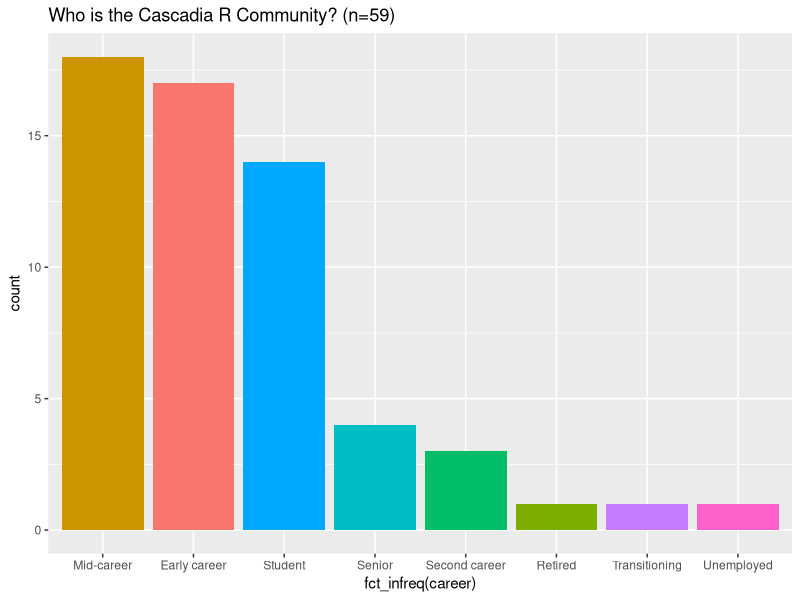
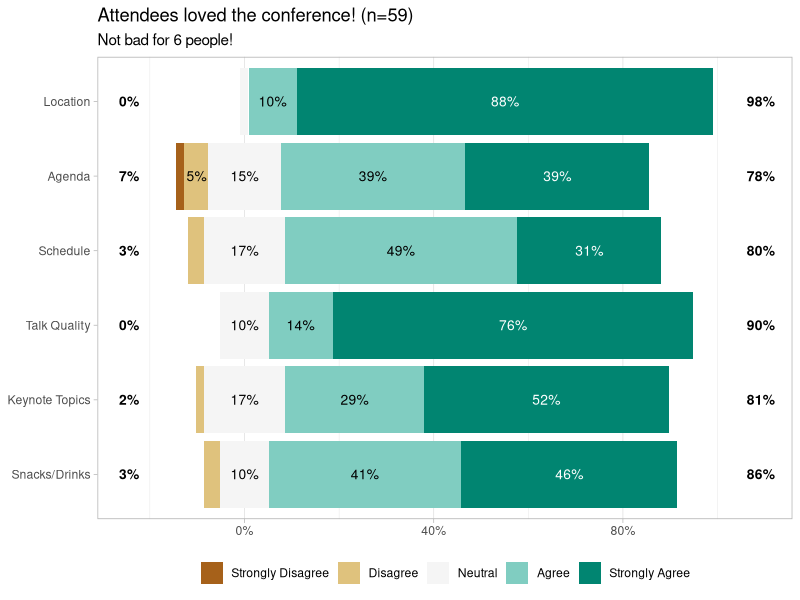
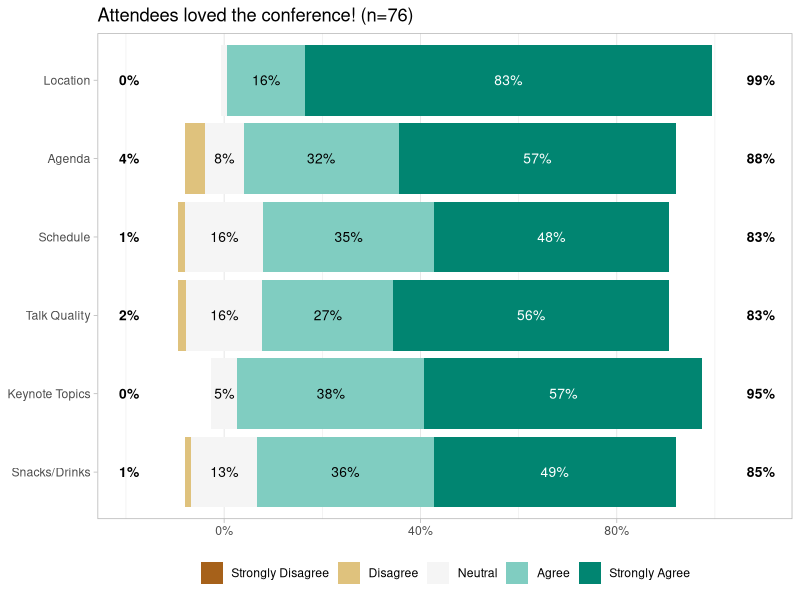
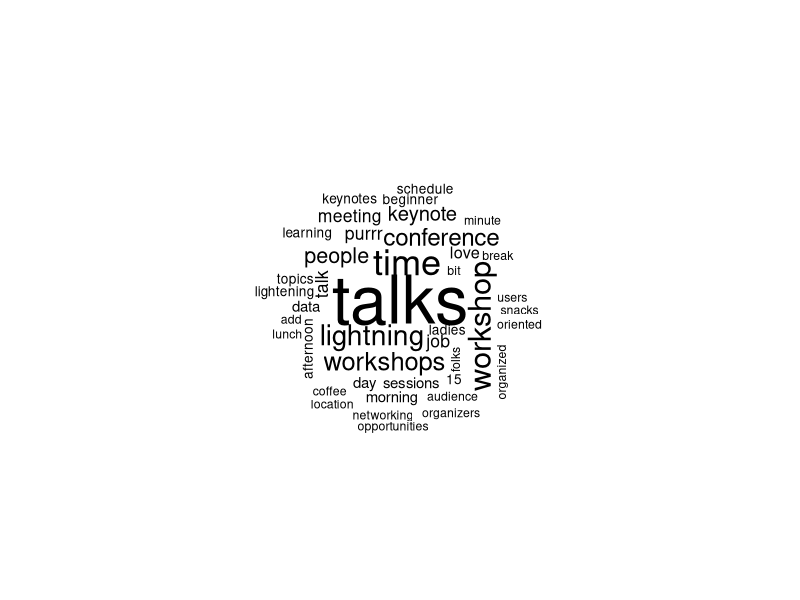
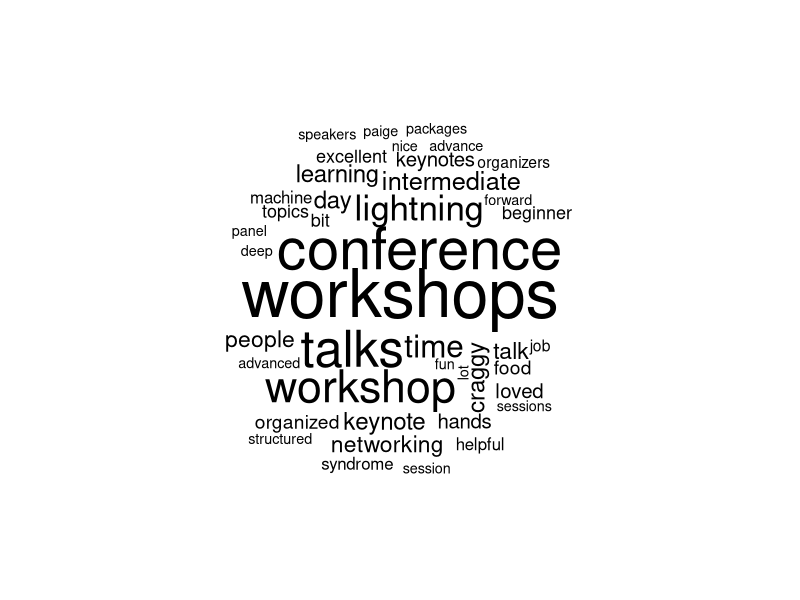

Recreate these plots in R, in order.
## ---- chunk 1
library(tidyverse)
library(ggstats)
library(tidytext)
library(wordcloud)
responses <- read_csv("data/Cascadia R Conference Evaluation (Responses) 2017 - Form Responses 1.csv", na = "N/A")
responses2 <- read_csv("data/Cascadia R Conference Evaluation(Responses) - 2018 - Form Responses 1.csv", na="N/A")
## ---- chunk 2
responses |>
  dplyr::rename(career = `Where are you in your career?`) |>
  ggplot() + aes(x=fct_infreq(career), fill=career) + geom_bar() +
  theme(legend.position="none") + labs(title="Who is the Cascadia R Community? (n=59)", xlab="Career", ylab="number of people")

## ---- chunk 3
#! warning: false

levs=c(`1`="Strongly Disagree", `2`="Disagree", `3`="Neutral", `4`="Agree", `5`="Strongly Agree")

responses_likert <- responses |>
  select(contains("Main")) |>
  mutate(across(everything(), as.factor)) |>
  mutate(id=row_number()) |>
  tidyr::pivot_longer(cols=-id, names_to = "category", values_to = "likert") |>
  mutate(likert=fct_recode(likert, "Strongly Disagree"="1", "Disagree"="2", "Neutral"="3", "Agree"="4", "Strongly Agree"="5")) |>
  mutate(likert=ordered(likert)) |>
  mutate(likert = fct_rev(likert)) |>
  pivot_wider(id_cols = id, names_from=category, values_from = likert) |>
  select(-id) |>
  mutate(across(everything(), ~ factor(.x, levels = levs)))
  
colnames(responses_likert) <- c("Registration", "Location", "Wi-Fi","Agenda","Schedule", "Snacks/Drinks", "Talk Quality", "Keynote Topics")  


responses_likert <- responses_likert |> select(any_of(c( "Location", "Agenda","Schedule", "Talk Quality", "Keynote Topics", "Snacks/Drinks")))

#responses_likert <- janitor::clean_names(responses_likert)
responses_likert <- responses_likert <- as.data.frame(responses_likert)

ggstats::gglikert(responses_likert) + labs(title="Attendees loved the conference! (n=59)", subtitle = "Not bad for 6 people!")

#all_likert <- likert::likert(responses_likert)

#plot(all_likert, main="Responses were very positive!")

## ---- chunk 4
#! warning: false

levs=c(`1`="Strongly Disagree", `2`="Disagree", `3`="Neutral", `4`="Agree", `5`="Strongly Agree")

responses_likert <- responses2 |>
  select(contains("Main")) |>
  mutate(across(everything(), as.factor)) |>
  mutate(id=row_number()) |>
  tidyr::pivot_longer(cols=-id, names_to = "category", values_to = "likert") |>
  mutate(likert=fct_recode(likert, "Strongly Disagree"="1", "Disagree"="2", "Neutral"="3", "Agree"="4", "Strongly Agree"="5")) |>
  mutate(likert=ordered(likert)) |>
  mutate(likert = fct_rev(likert)) |>
  pivot_wider(id_cols = id, names_from=category, values_from = likert) |>
  select(-id) |>
  mutate(across(everything(), ~ factor(.x, levels = levs)))
  
colnames(responses_likert) <- c("Registration", "Location", "Wi-Fi","Agenda","Schedule", "Snacks/Drinks", "Talk Quality", "Keynote Topics")  


responses_likert <- responses_likert |> select(any_of(c( "Location", "Agenda","Schedule", "Talk Quality", "Keynote Topics", "Snacks/Drinks")))

#responses_likert <- janitor::clean_names(responses_likert)
responses_likert <- responses_likert <- as.data.frame(responses_likert)

ggstats::gglikert(responses_likert) + labs(title="Attendees loved the conference! (n=76)")

#all_likert <- likert::likert(responses_likert)

#plot(all_likert, main="Responses were very positive!")

## ---- chunk 5
text_frame <- responses |> select(contains("what") | contains("additional")) |>
  rename(favorite=`What were your favorite parts of the conference?`, improve=`What would you change or improve about the conference?`, etc=`Please add additional comments on the overall conference organization.`) |>
  pivot_longer(everything(), names_to = "question", values_to = "answers") |>
  #mutate(answers=str_replace(pattern = "workshop^", "workshops", answers)) |>
  unnest_tokens("word", "answers") |>
  anti_join(stop_words)

tf_counts <- text_frame |> count(word, sort=TRUE)

wordcloud(tf_counts$word, tf_counts$n, 
          min.freq=3, random.order=FALSE)

## ---- chunk 6
text_frame <- responses2 |> select(contains("what") | contains("additional")) |>
  rename(favorite=`What were your favorite parts of the conference?`, improve=`What would you change or improve about the conference?`, etc=`Please add additional comments on your overall conference experience.`) |>
  pivot_longer(everything(), names_to = "question", values_to = "answers") |>
  #mutate(answers=str_replace(pattern = "workshop^", "workshops", answers)) |>
  unnest_tokens("word", "answers") |>
  anti_join(stop_words)

tf_counts <- text_frame |> count(word, sort=TRUE)

wordcloud(tf_counts$word, tf_counts$n, 
          min.freq=5, random.order=FALSE,colors = TRUE)
